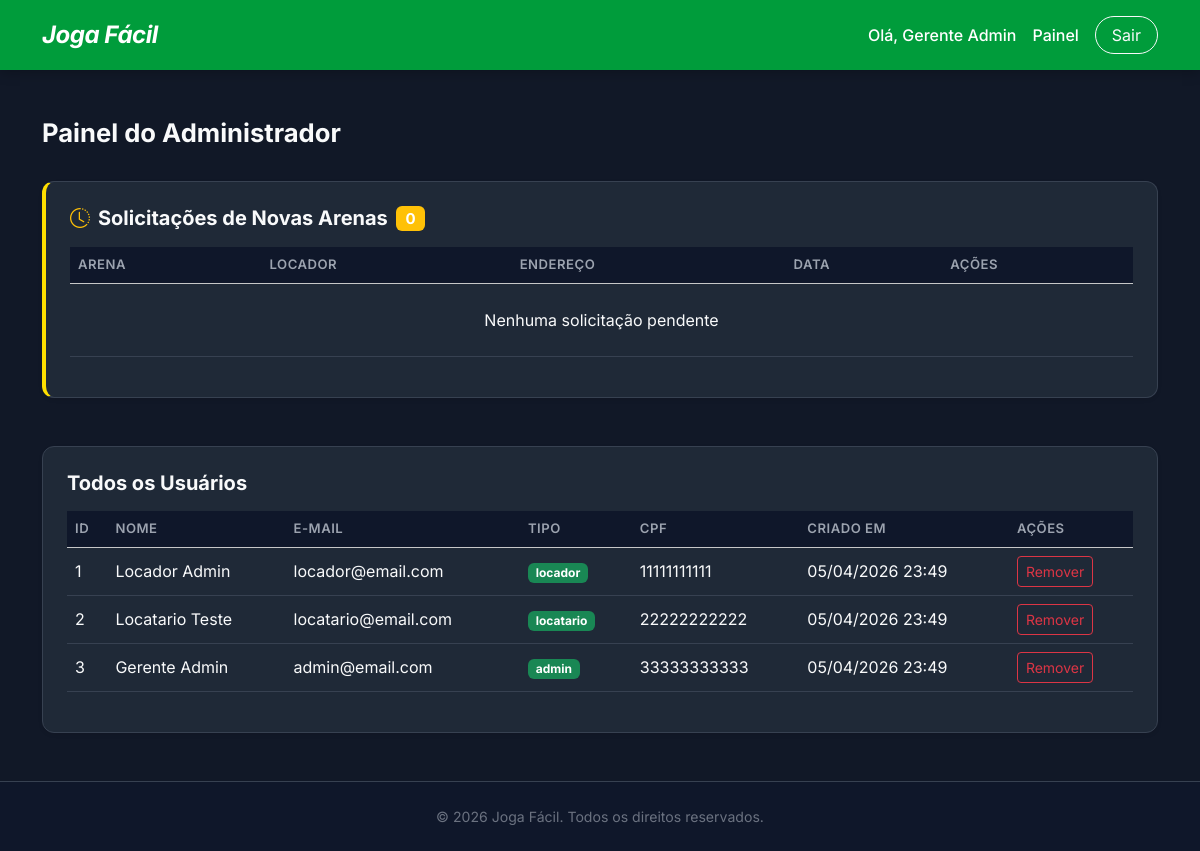
Page /pages/dashboardAdmin.php (signed in) on the committed database.
### tables this page shows
CREATE TABLE IF NOT EXISTS usuarios (
    id         INT AUTO_INCREMENT PRIMARY KEY,
    nome       VARCHAR(100)  NOT NULL,
    email      VARCHAR(150)  NOT NULL UNIQUE,
    senha      VARCHAR(255)  NOT NULL,
    tipo       ENUM('locador','locatario','gerente','admin') NOT NULL DEFAULT 'locatario',
    cpf        VARCHAR(14)   DEFAULT NULL UNIQUE,
    status     ENUM('ativo', 'inativo') NOT NULL DEFAULT 'ativo',
    created_at   TIMESTAMP     DEFAULT CURRENT_TIMESTAMP
);

### crud/readQuadras.php (called while the page is built, shortened)
<?php
function getAllPendingQuadras(): array {
    $pdo = getDbConnection();
    $stmt = $pdo->prepare("SELECT q.*, u.nome as locador_nome FROM quadras q JOIN usuarios u ON q.locador_id = u.id WHERE q.status = 'pendente' ORDER BY q.created_at ASC");
    $stmt->execute();
    return $stmt->fetchAll(PDO::FETCH_ASSOC);
}

### crud/readUsuarios.php (called while the page is built, shortened)
<?php
function readAllUsuarios(): array {
    $pdo        = getDbConnection();
    $selectStmt = $pdo->query("SELECT id, nome, email, tipo, cpf, created_at FROM usuarios ORDER BY created_at DESC");
    return $selectStmt->fetchAll();
}

### pages/dashboardAdmin.php (the view, shortened to what this page needs)
<?php
require_once __DIR__ . '/../crud/readUsuarios.php';
require_once __DIR__ . '/../crud/readQuadras.php';
$allUsers        = readAllUsuarios();
$pendingArenas   = getAllPendingQuadras();
?>
<!DOCTYPE html>
<html lang="pt-BR">
<head>
    <?php $pageTitle = 'Painel do Administrador – Joga Fácil'; include __DIR__ . '/../includes/headTag.php'; ?>
</head>
<body class="d-flex flex-column min-vh-100">
<?php include __DIR__ . '/../includes/header.php'; ?>
<main class="flex-grow-1 container py-5">
    <div class="d-flex justify-content-between align-items-center mb-4">
        <h2 class="dashboardTitle fw-bold">Painel do Administrador</h2>
    </div>
    <div class="card border-0 shadow-sm p-4 mb-5 dashboardCard" style="border-left: 4px solid var(--amareloOuro) !important;">
        <h5 class="fw-bold mb-3 d-flex align-items-center">
            <i class="bi bi-clock-history me-2 text-warning"></i>
            Solicitações de Novas Arenas
            <span class="badge bg-warning ms-2"><?= count($pendingArenas) ?></span>
        </h5>
        <div class="table-responsive">
            <table class="table dashboardTable table-hover align-middle">
                <thead class="table-light">
                    <tr>
                        <th>Arena</th>
                        <th>Locador</th>
                        <th>Endereço</th>
                        <th>Data</th>
                        <th>Ações</th>
                    </tr>
                </thead>
                <tbody>
                    <?php if (empty($pendingArenas)): ?>
                        <tr><td colspan="5" class="text-center py-4">Nenhuma solicitação pendente</td></tr>
                    <?php endif; ?>
                </tbody>
            </table>
        </div>
    </div>
    <div class="card border-0 shadow-sm p-4 dashboardCard">
        <h5 class="fw-bold mb-3">Todos os Usuários</h5>
        <div class="table-responsive">
            <table class="table dashboardTable table-hover align-middle">
                <thead class="table-light">
                    <tr>
                        <th>ID</th>
                        <th>Nome</th>
                        <th>E-mail</th>
                        <th>Tipo</th>
                        <th>CPF</th>
                        <th>Criado em</th>
                        <th>Ações</th>
                    </tr>
                </thead>
                <tbody>
                    <?php if (empty($allUsers)): ?>
                        <tr><td colspan="7" class="text-center">Nenhum usuário cadastrado</td></tr>
                    <?php else: ?>
                        <?php foreach ($allUsers as $userRow): ?>
                        <tr>
                            <td><?= $userRow['id'] ?></td>
                            <td><?= htmlspecialchars($userRow['nome']) ?></td>
                            <td><?= htmlspecialchars($userRow['email']) ?></td>
                            <td><span class="badge bg-success"><?= $userRow['tipo'] ?></span></td>
                            <td><?= $userRow['cpf'] ?? '—' ?></td>
                            <td><?= date('d/m/Y H:i', strtotime($userRow['created_at'])) ?></td>
                            <td>
                                <form action="../crud/deleteUsuario.php" method="POST" class="d-inline deleteForm">
                                    <button type="submit" class="btn btn-sm btn-outline-danger">Remover</button>
                                </form>
                            </td>
                        </tr>
                        <?php endforeach; ?>
                    <?php endif; ?>
                </tbody>
            </table>
        </div>
    </div>
</main>
<?php include __DIR__ . '/../includes/footer.php'; ?>
</body>
</html>

### includes/headTag.php (shortened to what this page needs)
<?php
$assetUrl = (strpos($_SERVER['SCRIPT_NAME'], '/pages/') !== false || strpos($_SERVER['SCRIPT_NAME'], '/crud/') !== false) ? '../' : './';
?>
<link href="https://cdn.jsdelivr.net/npm/bootstrap@5.3.2/dist/css/bootstrap.min.css" rel="stylesheet">
<link rel="stylesheet" href="https://cdn.jsdelivr.net/npm/bootstrap-icons@1.11.3/font/bootstrap-icons.min.css">
<link href="<?= $assetUrl ?>assets/css/customStyles.css" rel="stylesheet">

### includes/header.php
<?php
$baseUrl = (strpos($_SERVER['SCRIPT_NAME'], '/pages/') !== false || strpos($_SERVER['SCRIPT_NAME'], '/crud/') !== false) ? '../' : './';
?>
<header class="mainHeader customGreenBg py-3">
    <div class="container d-flex justify-content-between align-items-center">
        <a href="<?= $baseUrl ?>index.php" class="text-decoration-none">
            <h2 class="logoTitle text-white m-0 fst-italic fw-bold">Joga Fácil</h2>
        </a>
        <nav class="authNav d-flex align-items-center gap-3">
            <?php if (isset($_SESSION['usuarioLogado'])): ?>
                <span class="text-white fw-medium">Olá, <?= htmlspecialchars($_SESSION['usuarioNome']) ?></span>
                <?php if ($_SESSION['usuarioTipo'] === 'locador'): ?>
                    <a href="<?= $baseUrl ?>pages/dashboardLocador.php" class="text-white text-decoration-none fw-medium">Painel</a>
                <?php elseif ($_SESSION['usuarioTipo'] === 'admin'): ?>
                    <a href="<?= $baseUrl ?>pages/dashboardAdmin.php" class="text-white text-decoration-none fw-medium">Painel</a>
                <?php endif; ?>
                <a href="<?= $baseUrl ?>pages/logout.php" class="btn btn-outline-light rounded-pill px-3">Sair</a>
            <?php else: ?>
                <a href="<?= $baseUrl ?>pages/escolherLogin.php" class="text-white text-decoration-none fw-medium">Entrar</a>
                <a href="<?= $baseUrl ?>pages/escolherCadastro.php" class="btn btn-warning fw-bold text-dark rounded-pill px-4 shadow-sm customYellowBtn">Cadastre-se</a>
            <?php endif; ?>
        </nav>
    </div>
</header>

### includes/footer.php (shortened to what this page needs)
<footer class="mainFooter bg-dark text-white text-center py-4 mt-auto">
    <div class="container">
        <p class="mb-0 footerText">&copy; <?php echo date('Y'); ?> Joga Fácil. Todos os direitos reservados.</p>
    </div>
</footer>

### assets/css/components/tokens.css (style rules this page uses)
:root { --verdeBandeira: #009c3b; --verdeEscuro: #006425; --amareloOuro: #FFDF00; --amareloClaro: #FFEE66; --bgMain: #111827; --bgCard: #1f2937; --bgCardBorder: #374151; --bgSection: #0f172a; --textPrimary: #f9fafb; --textSecondary: #9ca3af; --textMuted: #6b7280; --radiusSm: 8px; --radiusMd: 12px; --radiusLg: 16px; --radiusXl: 24px; --shadowCard: 0 4px 20px rgba(0, 0, 0, 0.35); --transition: all 0.25s ease; }

### assets/css/components/global.css (style rules this page uses)
*, *::before, *::after { box-sizing: border-box; }
html { font-size: 16px; }
body { font-family: 'Inter', system-ui, -apple-system, sans-serif; background-color: var(--bgMain) !important; color: var(--textPrimary) !important; display: flex; flex-direction: column; min-height: 100vh; margin: 0; }

### assets/css/components/navbar.css (style rules this page uses)
.mainHeader { background-color: var(--verdeBandeira) !important; box-shadow: 0 2px 12px rgba(0, 0, 0, 0.25); }
.logoTitle { font-size: 1.5rem; letter-spacing: -0.5px; color: #ffffff !important; }

### assets/css/components/dashboard.css (style rules this page uses)
.dashboardCard { background-color: var(--bgCard) !important; border: 1px solid var(--bgCardBorder) !important; border-radius: var(--radiusMd) !important; color: var(--textPrimary) !important; }
.dashboardTitle { font-size: 1.6rem; color: var(--textPrimary); }
.dashboardTable th { font-weight: 600; color: var(--textSecondary); font-size: 0.82rem; text-transform: uppercase; letter-spacing: 0.5px; background-color: var(--bgSection) !important; }
.dashboardTable td { color: var(--textPrimary); background-color: var(--bgCard) !important; border-color: var(--bgCardBorder) !important; }

### assets/css/components/footer.css (style rules this page uses)
.mainFooter { background-color: var(--bgSection) !important; border-top: 1px solid var(--bgCardBorder); margin-top: auto; }
.footerText { color: var(--textMuted); font-size: 0.88rem; }

### rows in the picture
usuarios: id "1", nome "Locador Admin", email "locador@email.com", tipo "locador", cpf "11111111111", created_at "05/04/2026 23:49"
usuarios: id "2", nome "Locatario Teste", email "locatario@email.com", tipo "locatario", cpf "22222222222", created_at "05/04/2026 23:49"
usuarios: id "3", nome "Gerente Admin", email "admin@email.com", tipo "admin", cpf "33333333333", created_at "05/04/2026 23:49"

### other values in the picture
$_SESSION['usuarioNome'] "Gerente Admin"
count($pendingArenas) "0"
